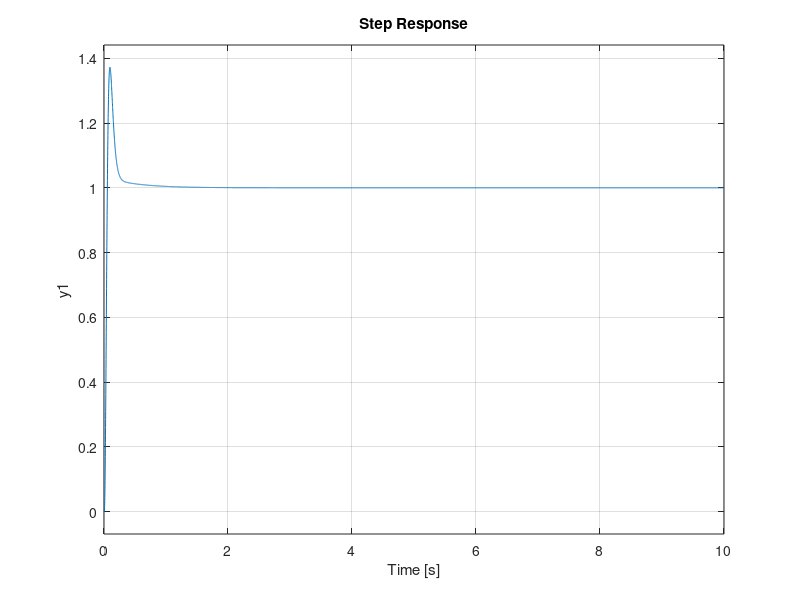

Write the MATLAB code that produced this figure.
close all; clear all; clc 

% Student Numbers
% 20523043 Pavel 
% 20509464 Tyler
% 20482444 Henrietta

% Youla Parametarization

s = tf('s');
P = 100 / ( (s+1)*(s-2)*(s+4) );
P_prime = 100 / ( s* (s+1)*(s-2)*(s+4) );

% find controller C(s) that stabilizes it
% plot step response for 10 seconds

% step 1 - get A,B,C,D for the plant
[A, B, C, D] = ssdata(P_prime);

% step 2 - obtain k - controllability?
p = [-1 -2 -30 -40]
k = place (A, B, p);

% check stability
eig_vals = eig(A-B*k)

% step 3 - obtain f - observability?
p2 = [-50,-60,-700, -800];
f = place(A', C', p2)
f = f'

% check if stable 
eig_vals2 = eig(A-f*C)

% step 4 - get the xp, yp, dp, np 
[xp_n xp_d] = ss2tf(A-f*C, -f, -k, 0);
[np_n np_d] = ss2tf(A-B*k, B, C-D*k, D);
[yp_n yp_d] = ss2tf(A-f*C, -B+f*D, -k, 1);
[dp_n dp_d] = ss2tf(A-B*k, B, -k, 1);

xp = tf(xp_n, xp_d);
np = tf(np_n, np_d);
yp = tf(yp_n, yp_d);
dp = tf(dp_n, dp_d);

r = 100 / (s+100)
C = (xp + r*dp) / (yp - r*np)

% feedback system
Tfinal = 10;
sys = feedback(P*C*1/s, 1);
step(sys, Tfinal)
